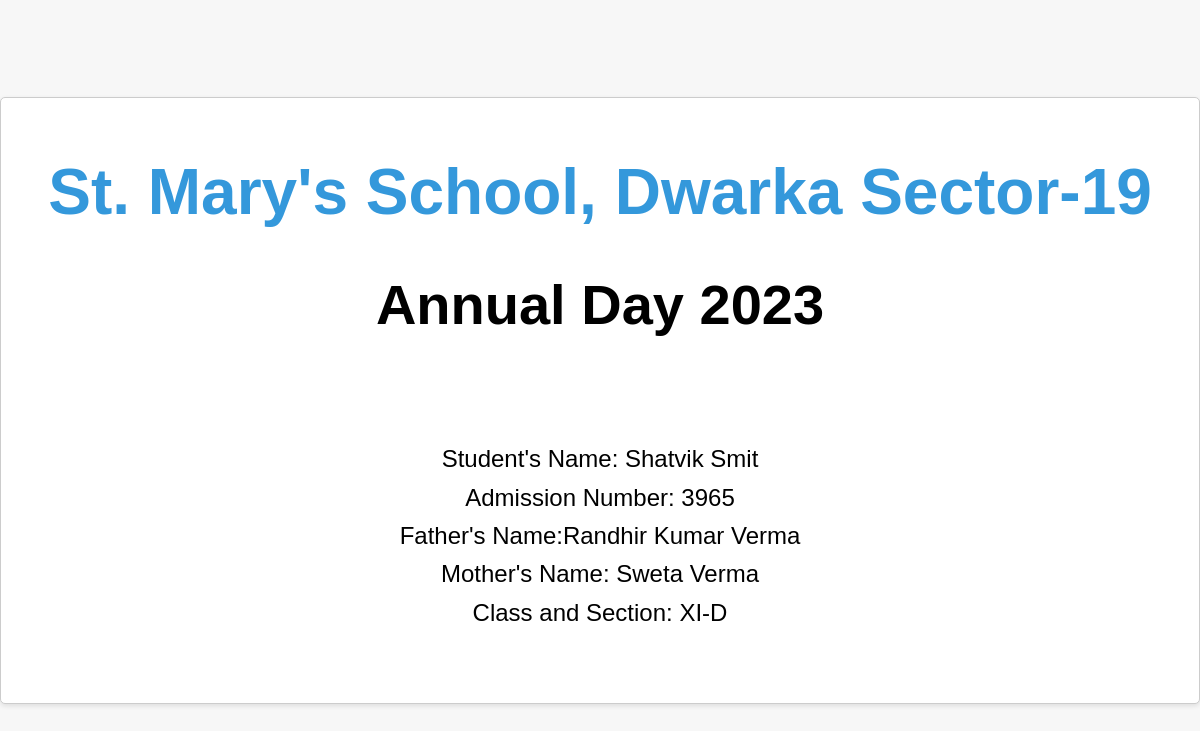
Screenshot of /welcome (signed in) with the database file from the repository.
### tables this page shows
CREATE TABLE "students" (admission_number text PRIMARY KEY, name text, class text, father_name text, mother_name text, email_id text, passcode TEXT, is_used integer not null default 0);

### app.py (the view)
@app.route('/welcome')
@login_required
def welcome():
    admission_number = current_user.admission_number
    conn = sqlite3.connect('database.db')
    cursor = conn.cursor()
    cursor.execute("SELECT admission_number, name, father_name, mother_name, class FROM students WHERE admission_number = ?",
                   (admission_number,))
    student_data = cursor.fetchone()
    student_dict = {
        "admission_number": student_data[0],
        "name": student_data[1],
        "father_name": student_data[2],
        "mother_name": student_data[3],
        "class": student_data[4]
    }
    return render_template('welcome.html', student_dict=student_dict)

### app.py (called while the page is built)
@login_manager.user_loader
def load_user(admission_number):
    return User(admission_number=admission_number)

### templates/welcome.html (shortened to what this page needs)
<!DOCTYPE html>
<html lang="en">
<head>
    <link rel="stylesheet" type="text/css" href="{{ url_for('static', filename='welcome.css') }}">
</head>
<body id="body">
    <div class="pass-box">
    <h1>St. Mary's School, Dwarka Sector-19</h1>
    <h2>Annual Day 2023</h2>
    <div class="pass-info">
    <p>Student's Name: {{ student_dict.name }}</p>
    <p>Admission Number: {{ student_dict.admission_number }}</p>
    <p>Father's Name:{{ student_dict.father_name }} </p>
    <p>Mother's Name: {{ student_dict.mother_name }}</p>
    <p>Class and Section: {{student_dict.class }}</p>
</div>
</div>
</body>
</html>

### static/welcome.css (style rules this page uses)
body { font-family: Arial, sans-serif; background-color: #f7f7f7; margin: 0; padding: 0; text-align: center; display: flex; justify-content: center; align-items: center; height: 100vh; }
.pass-box { width: 100%; max-width: 1400px; background-color: #fff; height: 575px; border: 1px solid #ccc; border-radius: 5px; box-shadow: 0 2px 5px rgba(0, 0, 0, 0.1); padding: 15px; text-align: left; }
h1 { white-space: nowrap; color: #3498db; font-size: 4rem; text-align: center; }
h2 { font-size: 3.5rem; margin-top: 40px; text-align: center; }
.pass-info { font-size: 1.5rem; margin-top: 115px; text-align: center; line-height: 0.6; }

### templates/welcome.html (style rules this page uses)
body { user-select: none; }

### rows the page displays
students: name "Shatvik Smit", admission_number "3965", father_name "Randhir Kumar Verma", mother_name "Sweta Verma", class "XI-D"
